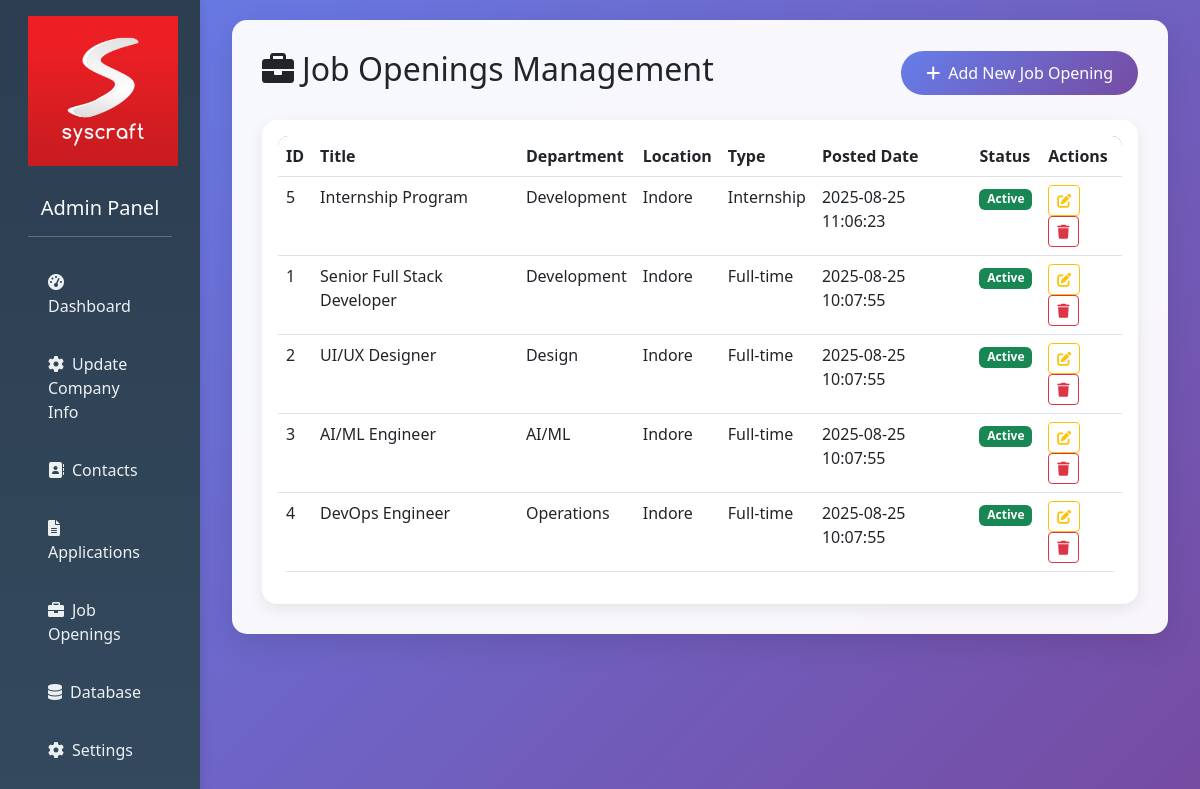
/admin/jobs, run on an earlier commit of the app's database.
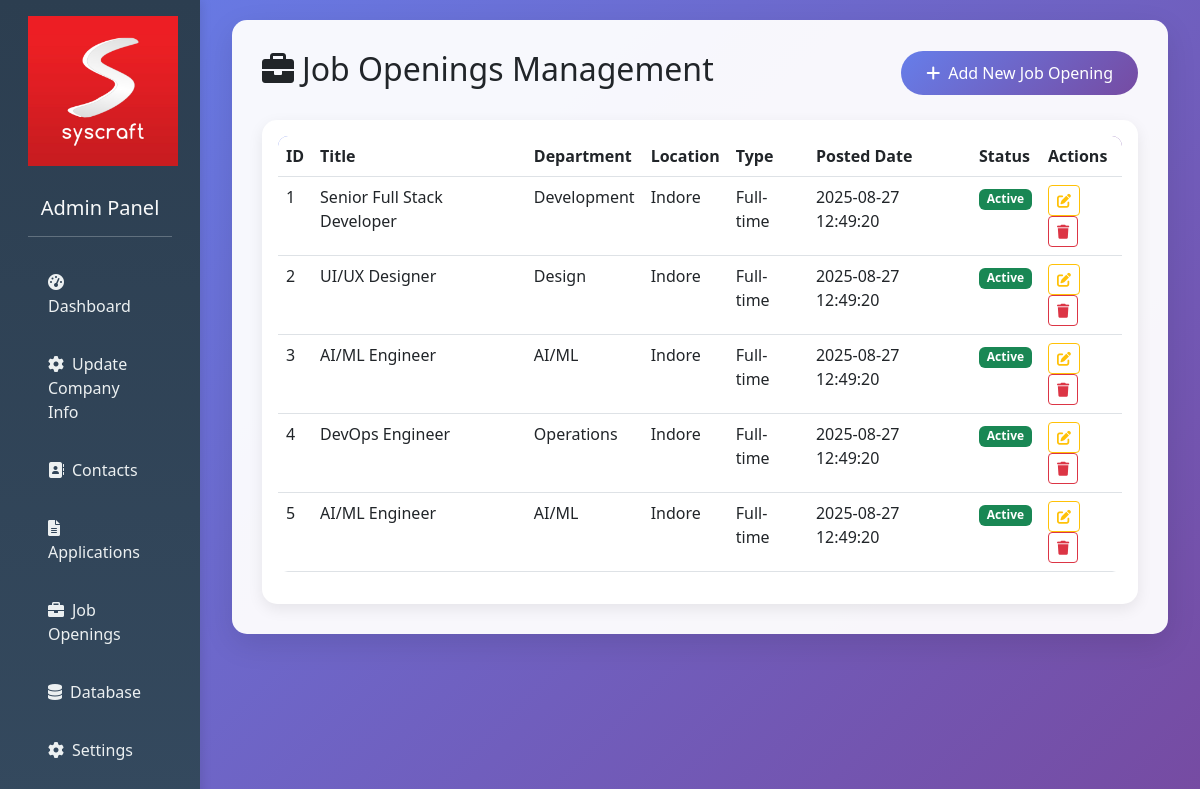
And on a later commit of the database.
### tables this page shows
CREATE TABLE job_openings (
            id INTEGER PRIMARY KEY AUTOINCREMENT,
            title TEXT NOT NULL,
            department TEXT,
            description TEXT,
            requirements TEXT,
            location TEXT DEFAULT 'Indore',
            employment_type TEXT DEFAULT 'Full-time',
            posted_date TIMESTAMP DEFAULT CURRENT_TIMESTAMP,
            is_active BOOLEAN DEFAULT 1
        );

### templates/main.py (the view)
@app.route("/admin/jobs")
def jobs_list():
    jobs = get_active_job_openings()
    return render_template("admin_jobs.html", jobs=jobs)

### tools/hr_jobs.py (called while the page is built)
def get_active_job_openings():
    conn = sqlite3.connect(DB_PATH)
    cursor = conn.cursor()
    cursor.execute('''
        SELECT id, title, department, description, requirements, location, employment_type, posted_date
        FROM job_openings
        WHERE is_active = 1
        ORDER BY posted_date DESC
    ''')
    jobs = cursor.fetchall()
    conn.close()
    return [
        {
            "id": job[0],
            "title": job[1],
            "department": job[2],
            "description": job[3],
            "requirements": job[4],
            "location": job[5],
            "employment_type": job[6],
            "posted_date": job[7]
        }
        for job in jobs
    ]

### templates/admin_jobs.html (shortened to what this page needs)
{% extends "base.html" %}
{% block content %}
<div class="d-flex justify-content-between align-items-center mb-4">
    <h2><i class="fas fa-briefcase me-2"></i>Job Openings Management</h2>
    <a href="/admin/jobs/add" class="btn btn-primary">
        <i class="fas fa-plus me-2"></i>Add New Job Opening
    </a>
</div>
{% if jobs %}
<div class="card">
    <div class="card-body">
        <div class="table-responsive">
            <table class="table table-hover">
                <thead>
                    <tr>
                        <th>ID</th>
                        <th>Title</th>
                        <th>Department</th>
                        <th>Location</th>
                        <th>Type</th>
                        <th>Posted Date</th>
                        <th>Status</th>
                        <th>Actions</th>
                    </tr>
                </thead>
                <tbody>
                    {% for job in jobs %}
                    <tr>
                        <td>{{ job.id }}</td>
                        <td>{{ job.title }}</td>
                        <td>{{ job.department }}</td>
                        <td>{{ job.location }}</td>
                        <td>{{ job.employment_type }}</td>
                        <td>{{ job.posted_date }}</td>
                        <td>
                            <span class="badge bg-success">Active</span>
                        </td>
                        <td>
                            <a href="/admin/jobs/{{ job.id }}/edit" class="btn btn-sm btn-outline-warning">
                                <i class="fas fa-edit"></i>
                            </a>
                            <form method="POST" action="/admin/jobs/{{ job.id }}/delete" class="d-inline"
                                  onsubmit="return confirm('Are you sure you want to delete this job opening?')">
                                <button type="submit" class="btn btn-sm btn-outline-danger">
                                    <i class="fas fa-trash"></i>
                                </button>
                            </form>
                        </td>
                    </tr>
                    {% endfor %}
                </tbody>
            </table>
        </div>
    </div>
</div>
{% endif %}
{% endblock %}

### templates/base.html (shortened to what this page needs)
<!DOCTYPE html>
<html lang="en">
<head>
    <link href="https://cdn.jsdelivr.net/npm/bootstrap@5.3.0/dist/css/bootstrap.min.css" rel="stylesheet">
    <link href="https://cdnjs.cloudflare.com/ajax/libs/font-awesome/6.0.0/css/all.min.css" rel="stylesheet">
</head>
<body>
    <div class="container-fluid">
        <div class="row">
            <div class="col-md-2 sidebar">
                <div class="p-3">
                    <div class="text-center">
                        <img src="/static/images/logo2.png" alt="Syscraft" class="logo img-fluid">
                        <h5 class="text-light">Admin Panel</h5>
                    </div>
                    <hr class="text-light">
                    <nav class="nav flex-column">
                        <a class="nav-link" href="/admin/dashboard"><i class="fas fa-tachometer-alt me-2"></i>Dashboard</a>
                        <a class="nav-link" href="/admin/company"><i class="fas fa-cog me-2"></i>Update Company Info</a>
                        <a class="nav-link" href="/admin/contacts"><i class="fas fa-address-book me-2"></i>Contacts</a>
                        <a class="nav-link" href="/admin/applications"><i class="fas fa-file-alt me-2"></i>Applications</a>
                        <a class="nav-link" href="/admin/jobs"><i class="fas fa-briefcase me-2"></i>Job Openings</a>
                        <a class="nav-link" href="/admin/database"><i class="fas fa-database me-2"></i>Database</a>
                        <a class="nav-link" href="/admin/settings"><i class="fas fa-cog me-2"></i>Settings</a>
                    </nav>
                </div>
            </div>
            <div class="col-md-10">
                <div class="main-content">
                    {% block content %}{% endblock %}
                </div>
            </div>
        </div>
    </div>
</body>
</html>

### templates/base.html (style rules this page uses)
body { background: linear-gradient(135deg, #667eea 0%, #764ba2 100%); min-height: 100vh; font-family: 'Segoe UI', Tahoma, Geneva, Verdana, sans-serif; }
.sidebar { background: linear-gradient(180deg, #2c3e50 0%, #34495e 100%); min-height: 100vh; box-shadow: 2px 0 10px rgba(0,0,0,0.1); }
.sidebar .nav-link { color: #ecf0f1; padding: 12px 20px; margin: 5px 0; border-radius: 8px; transition: all 0.3s ease; }
.main-content { background: rgba(255, 255, 255, 0.95); border-radius: 15px; box-shadow: 0 10px 30px rgba(0,0,0,0.1); margin: 20px; padding: 30px; }
.card { border: none; border-radius: 15px; box-shadow: 0 5px 15px rgba(0,0,0,0.08); transition: transform 0.3s ease; }
.btn-primary { background: linear-gradient(135deg, #667eea 0%, #764ba2 100%); border: none; border-radius: 25px; padding: 10px 25px; }
.table { border-radius: 10px; overflow: hidden; }
.table thead { background: linear-gradient(135deg, #667eea 0%, #764ba2 100%); color: white; }
.logo { max-width: 150px; margin-bottom: 30px; }

What changed in the data, as far as the page shows it:
changed job_openings "Senior Full Stack Developer": posted_date "2025-08-25 10:07:55" → "2025-08-27 12:49:20"
changed job_openings "UI/UX Designer": posted_date "2025-08-25 10:07:55" → "2025-08-27 12:49:20"
changed job_openings id 3: posted_date "2025-08-25 10:07:55" → "2025-08-27 12:49:20"
changed job_openings "DevOps Engineer": posted_date "2025-08-25 10:07:55" → "2025-08-27 12:49:20"
changed job_openings id 5: title "Internship Program" → "AI/ML Engineer"; department "Development" → "AI/ML"; employment_type "Internship" → "Full-time"; posted_date "2025-08-25 11:06:23" → "2025-08-27 12:49:20"; moves down the list
